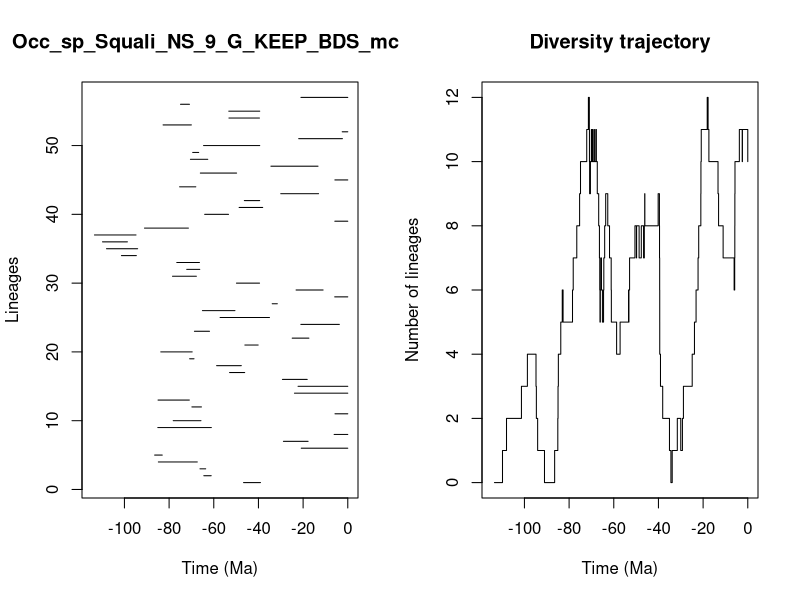

This chart was generated by the following R code:


pdf(file='../Results/Species_NS/5_MA_bins_EXT_EP/pyrate_mcmc_logs/Occ_sp_Squali_NS_9_G_KEEP_BDS_mcmc_LTT.pdf',width=0.6*20, height=0.6*10)
title = "Occ_sp_Squali_NS_9_G_KEEP_BDS_mcmc"
ts=c(46.6642699309985, 64.45552437567962,66.1774779516618,84.81099156902168,86.47280296681504,20.831824880091094,28.81360512276878,6.111057412304007,85.05594868472386,78.15463268320359,5.727759928489477,69.79757347506919,84.95441036161826,23.871434697675202,22.26073036084871,29.259432502430627,52.92133163269511,58.727224855931105,70.81253708154668,83.72749367856647,46.078821323412825,24.884462365686737,68.66135481827308,21.01793887038126,57.16395969213344,65.0783540676894,33.83611921148711,5.856367294728751,23.150440427075285,49.847247063264135,78.47626380827516,72.10524935924705,76.56083127923273,101.33748668132031,108.02342962225251,109.81943735676458,113.42024295321397,91.01823632898596,5.80324436099384,64.0738874082551,48.65085162306759,46.31705349829414,30.011241739485705,75.29523024704996,5.781237088634439,66.01286201696077,34.41396434129137,70.45230118848467,69.43802177867047,64.57330462010333,21.97285129988675,2.493485910001774,82.69673056141633,53.21045410548954,53.279351448052914,74.89272670233191,20.974735357387175)
te=c(39.08534638260366, 61.15559180982527,63.61579845944853,67.3830872567496,83.06505691638301,0.0,17.763665881438587,0.0,61.08325417813131,65.73825252334802,0.0,65.50661660309986,70.93973590912576,0.0,0.0,18.16084352653253,46.1557682029839,47.67081652097993,68.84753308134475,69.66442021329523,40.12555150907401,17.411312596941087,61.902397306979616,3.7744631679189453,35.0611077233693,50.52022927068191,31.550813559995525,0.0,11.037562683994391,39.51072806508692,67.7918625694391,66.27124277196943,66.42027479930633,94.65702894086985,94.08382302130792,98.67436293764429,94.81737524868805,71.36006734381252,0.0,53.38803400288325,38.09273152233559,39.447591655762594,13.07583850756725,68.0442696753587,0.0,49.77456917573762,13.324142886051206,62.68929388482641,66.75035996613153,39.421886111794294,2.3910411031171317,0.0,70.0340525764292,39.559740345619765,39.4174435128638,70.88861531082529,0.0)
div_traj=c(0, 1,2,3,4,3,2,1,0,1,2,3,4,5,6,5,6,7,8,9,10,11,12,11,10,9,10,11,10,11,10,11,10,11,10,9,8,7,6,5,6,7,6,5,6,7,8,9,8,7,6,5,4,5,6,5,6,7,8,7,8,7,8,7,8,9,8,9,8,7,6,5,4,3,2,1,0,1,2,1,2,3,4,5,6,7,8,9,10,11,12,11,10,9,8,7,6,7,8,9,10,11,10,11,10)
time_events=c(113.42024295321397, 109.81943735676458,108.02342962225251,101.33748668132031,98.67436293764429,94.81737524868805,94.65702894086985,94.08382302130792,91.01823632898596,86.47280296681504,85.05594868472386,84.95441036161826,84.81099156902168,83.72749367856647,83.06505691638301,82.69673056141633,78.47626380827516,78.15463268320359,76.56083127923273,75.29523024704996,74.89272670233191,72.10524935924705,71.36006734381252,70.93973590912576,70.88861531082529,70.81253708154668,70.45230118848467,70.0340525764292,69.79757347506919,69.66442021329523,69.43802177867047,68.84753308134475,68.66135481827308,68.0442696753587,67.7918625694391,67.3830872567496,66.75035996613153,66.42027479930633,66.27124277196943,66.1774779516618,66.01286201696077,65.73825252334802,65.50661660309986,65.0783540676894,64.57330462010333,64.45552437567962,64.0738874082551,63.61579845944853,62.68929388482641,61.902397306979616,61.15559180982527,61.08325417813131,58.727224855931105,57.16395969213344,53.38803400288325,53.279351448052914,53.21045410548954,52.92133163269511,50.52022927068191,49.847247063264135,49.77456917573762,48.65085162306759,47.67081652097993,46.6642699309985,46.31705349829414,46.1557682029839,46.078821323412825,40.12555150907401,39.559740345619765,39.51072806508692,39.447591655762594,39.421886111794294,39.4174435128638,39.08534638260366,38.09273152233559,35.0611077233693,34.41396434129137,33.83611921148711,31.550813559995525,30.011241739485705,29.259432502430627,28.81360512276878,24.884462365686737,23.871434697675202,23.150440427075285,22.26073036084871,21.97285129988675,21.01793887038126,20.974735357387175,20.831824880091094,18.16084352653253,17.763665881438587,17.411312596941087,13.324142886051206,13.07583850756725,11.037562683994391,6.111057412304007,5.856367294728751,5.80324436099384,5.781237088634439,5.727759928489477,3.7744631679189453,2.493485910001774,2.3910411031171317,0.0)
                par(mfrow=c(1,2))
                L = length(ts)
                plot(ts, 1:L , xlim=c(-max(ts)-1,0), pch=20, type="n", main=title,xlab="Time (Ma)",ylab="Lineages")
                for (i in 1:L){segments(x0=-te[i],y0=i,x1=-ts[i],y1=i)}    
                t = -time_events
                plot(div_traj ~ t,type="s", main = "Diversity trajectory",xlab="Time (Ma)",ylab="Number of lineages",xlim=c(-max(ts)-1,0))
                abline(v=c(65,200,251,367,445),lty=2,col="gray")
                
